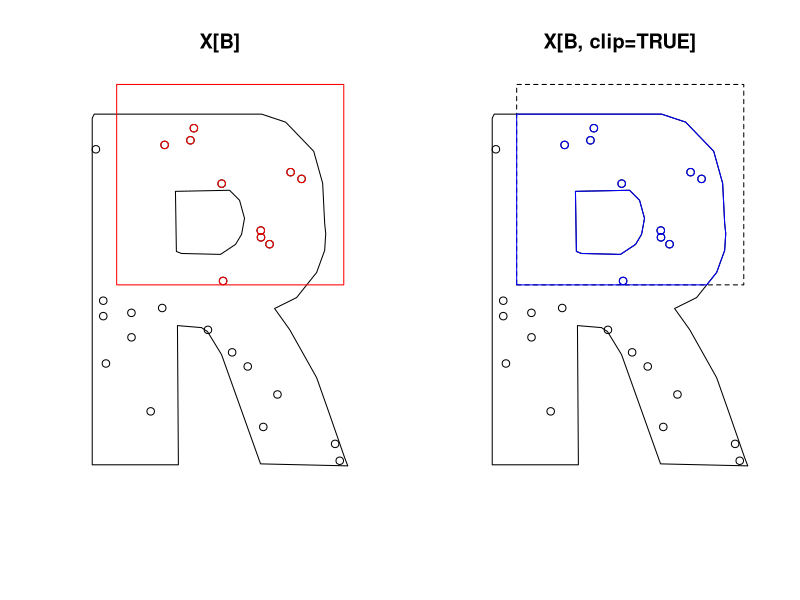

Generate this figure with R:
library(spatstat)


### Name: Extract.ppp
### Title: Extract or Replace Subset of Point Pattern
### Aliases: [.ppp [<-.ppp
### Keywords: spatial manip

### ** Examples

 # Longleaf pines data
 lon <- longleaf
 ## Not run: 
##D  plot(lon)
##D  
## End(Not run)
 ## Don't show: 
lon <- lon[seq(1,npoints(lon),by=10)]
## End(Don't show)

 # adult trees defined to have diameter at least 30 cm
 longadult <- subset(lon, marks >= 30)
 ## Not run: 
##D  plot(longadult)
##D  
## End(Not run)
 # note that the marks are still retained.
 # Use unmark(longadult) to remove the marks
 
 # New Zealand trees data
 ## Not run: 
##D  plot(nztrees)          # plot shows a line of trees at the far right
##D  abline(v=148, lty=2)   # cut along this line
##D  
## End(Not run)
 nzw <- owin(c(0,148),c(0,95)) # the subwindow
 # trim dataset to this subwindow
 nzsub <- nztrees[nzw]
 ## Not run: 
##D  plot(nzsub)
##D  
## End(Not run)

 # Redwood data
 ## Not run: 
##D  plot(redwood)
##D  
## End(Not run)
 # Random thinning: delete 60% of data
 retain <- (runif(npoints(redwood)) < 0.4)
 thinred <- redwood[retain]
 ## Not run: 
##D  plot(thinred)
##D  
## End(Not run)

 # Scramble 60% of data
 X <- redwood
 modif <- (runif(npoints(X)) < 0.6)
 X[modif] <- runifpoint(ex=X[modif])

 # Lansing woods data - multitype points
 lan <- lansing
 ## Don't show: 
    lan <- lan[seq(1, npoints(lan), length=100)]
 
## End(Don't show)

 # Hickory trees
  hicks <- split(lansing)$hickory

 # Trees in subwindow
  win <- owin(c(0.3, 0.6),c(0.2, 0.5))
  lsub <- lan[win]

 # Scramble the locations of trees in subwindow, retaining their marks
  lan[win] <- runifpoint(ex=lsub) %mark% marks(lsub)

 # Extract oaks only
 oaknames <- c("redoak", "whiteoak", "blackoak")
 oak <- lan[marks(lan) %in% oaknames, drop=TRUE]
 oak <- subset(lan, marks %in% oaknames, drop=TRUE)

 # To clip or not to clip
 X <- runifpoint(25, letterR)
 B <- owin(c(2.2, 3.9), c(2, 3.5))
 opa <- par(mfrow=c(1,2))
 plot(X, main="X[B]")
 plot(X[B], border="red", cols="red", add=TRUE, show.all=TRUE, main="")
 plot(X, main="X[B, clip=TRUE]")
 plot(B, add=TRUE, lty=2)
 plot(X[B, clip=TRUE], border="blue", cols="blue", add=TRUE,
      show.all=TRUE, main="")
 par(opa)
